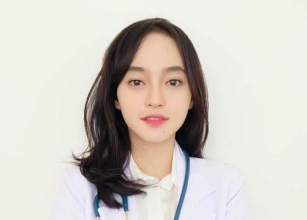
#> input picture 1207070085_Naufal Tsany Qadamushdiqi/image/img-doc2.png, 307 x 220 px
$ python 7-6.py
#> lines starting #> are read from the running program, lines starting #| are printed output that depends on the picture
# Import library yang digunakan
import numpy as np
import matplotlib.pyplot as plt
import cv2

citra1 = cv2.imread("image/img-doc2.png", 0) # Membaca gambar dan convert ke grayscale
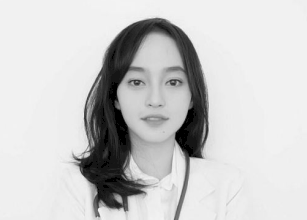
#> citra1: shape (220, 307); min 0, max 245, mean 203.7
print(citra1.shape)
#| (220, 307)

plt.imshow(citra1, cmap='gray')
plt.show()

kernel = np.array([[-1, 0, -1],
                   [0, 4, 0],
                   [-1, 0, -1]])

citraOutput = cv2.filter2D(citra1, -1, kernel)
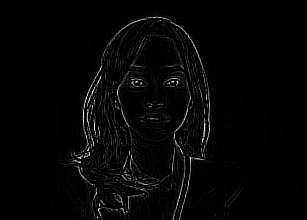
#> citraOutput: shape (220, 307); min 0, max 255, mean 5.1

fig, axes = plt.subplots(1, 2, figsize=(12, 12))
ax = axes.ravel()

ax[0].imshow(citra1, cmap = 'gray')
ax[0].set_title("Citra Input")
ax[1].imshow(citraOutput, cmap = 'gray')
ax[1].set_title("Citra Output")

# Menampilkan grafik/subplot
fig.tight_layout()
plt.show()
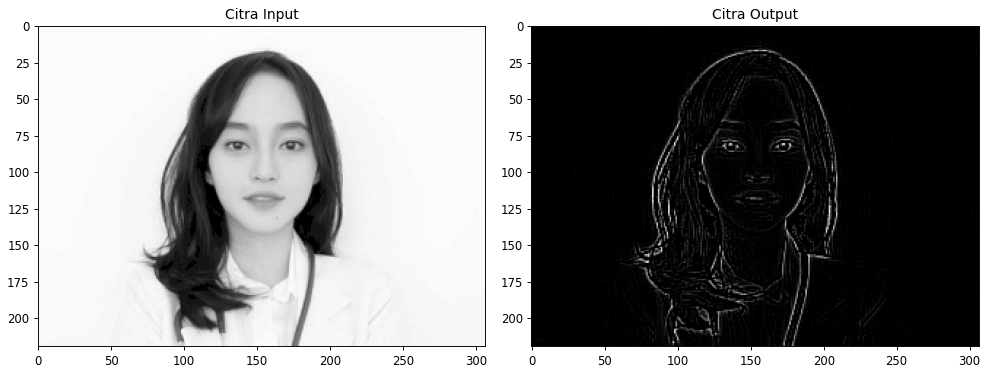
#> figure drawn by matplotlib, 2 panels
